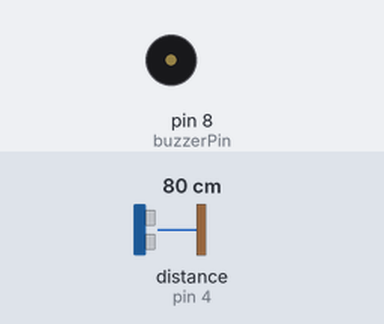
Simulated run of this sketch. Board: Arduino Uno, built with avr-gcc and run on an emulated ATmega328P. On the bench: buzzer (waves = sounding, pin HIGH). Wiring (inferred from the names in the program): ultrasonic range finder: trigger pin 5; echo pin 4. Inputs (shaded band) come from the test bench; at power-on: distance to the obstacle (sensor on pin 4) 80 cm. The echo pulse lasts 58.3 µs per cm; pins used as bus, display or sensor lines are not drawn.

Above: at 1.2 s.
1.3 s: distance to the obstacle (sensor on pin 4) set to 18 cm
2.8 s: distance to the obstacle (sensor on pin 4) set to 14 cm
At 3.9 s:
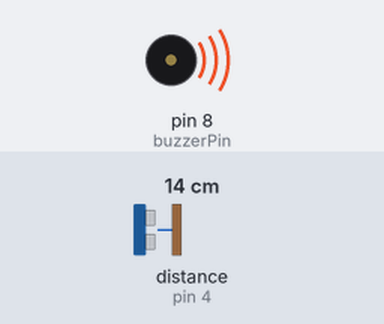
4.3 s: distance to the obstacle (sensor on pin 4) set to 35 cm
At 5.1 s:
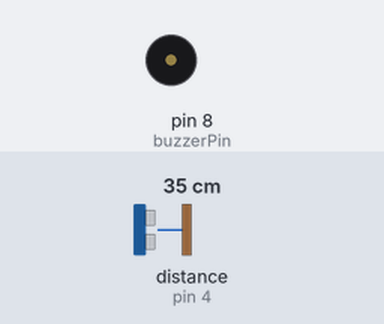
5.8 s: distance to the obstacle (sensor on pin 4) set to 2 cm
At 6.1 s:
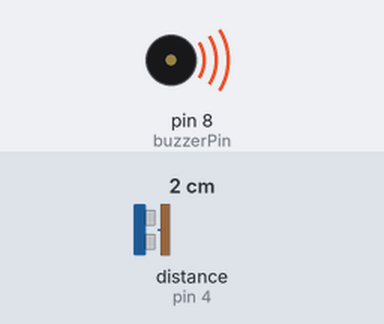
Timing chart, 0 to 8.3 s (numbered marks = the images above; inputs shaded):
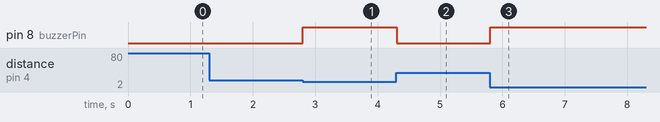

The sketch:

simpleradar.ino
```cpp
const int triggerPin = 5;
const int echoPin = 4;

const int buzzerPin = 8;
int lastBuzzerState = LOW;
long duration;
int distance;

void setup() {
  pinMode(buzzerPin, OUTPUT);
  pinMode(triggerPin, OUTPUT);
  pinMode(echoPin, INPUT);
}

void loop() {
  //guarantee low state on trigger pin
  digitalWrite(triggerPin, LOW);
  delayMicroseconds(2);

  //send impulse
  digitalWrite(triggerPin, HIGH);
  delayMicroseconds(10);
  digitalWrite(triggerPin, LOW);

  //read duration and calculate distance
  duration = pulseIn(echoPin, HIGH);
  distance = duration * 0.034 / 2;

  int buzzerState = LOW;
  if (distance <= 15) {
    digitalWrite(buzzerPin, HIGH);
  } else {
    digitalWrite(buzzerPin, LOW);
  }
}
```

Measured:
- the behaviour switches between 17 and 16 cm on distance to the obstacle (sensor on pin 4) (found by bisection; images 0 and 1)
- after the input at 1.3 s, every drawn part: stays the same
- after the input at 2.8 s, pin 8 (buzzerPin): LOW → HIGH at once
- after the input at 4.3 s, pin 8 (buzzerPin): HIGH → LOW at once
- after the input at 5.8 s, pin 8 (buzzerPin): LOW → HIGH at once
